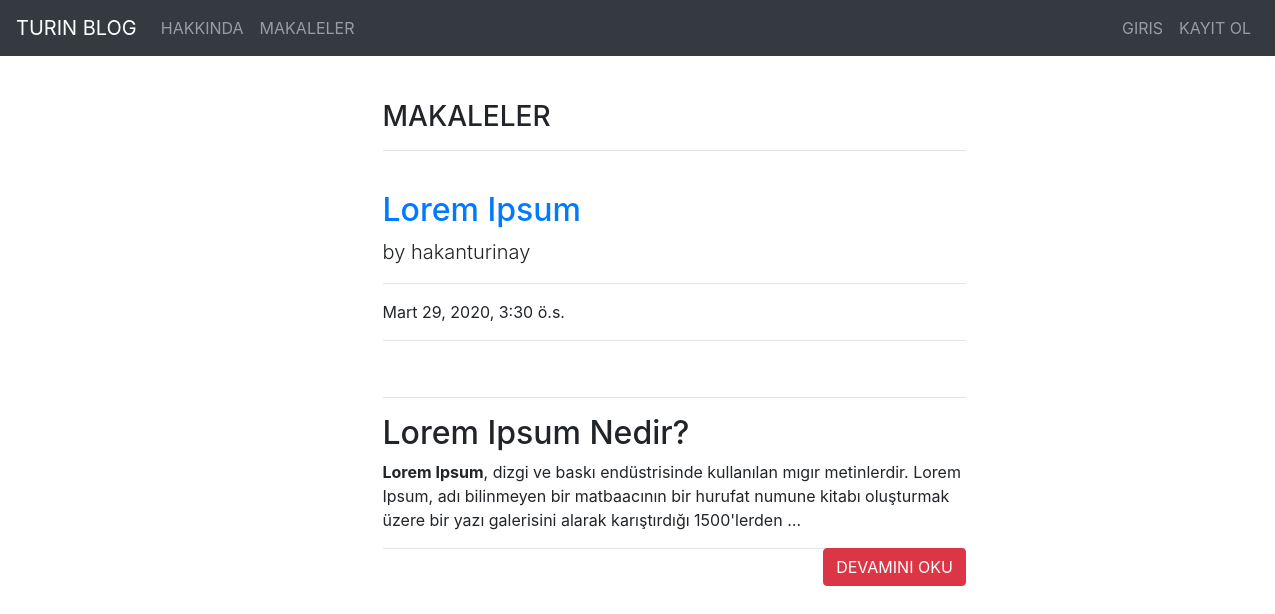
The app's page /articles/ with its own data.
### article/models.py (models this page shows, shortened)
class Article(models.Model):
    author = models.ForeignKey("auth.User",on_delete= models.CASCADE,verbose_name ="YAZAR")#user tablosunu isaret eder user silinirse inputlarida siliniz on deletede
    title = models.CharField(max_length=30, validators=[MinLengthValidator(5)],verbose_name ="BASLIK")
    content = RichTextField()
    created_date = models.DateTimeField(auto_now_add=True,verbose_name ="OLUSTURULMA TARIHI") #O ANKI TARIHI DIREK ATAR
    article_image = models.FileField(blank = True, null = True,verbose_name="MAKALEYE FOTOGRAF YUKLEYIN")
    class Meta:
        ordering = ['-created_date']

### article/views.py (the view)
# urls.py: path('', views.articles,name = "articles"),
def articles(request):
    articles = Article.objects.all()
    return render(request,"articles.html",{"articles":articles})

### templates/articles.html (shortened to what this page needs)
{% extends "layout.html" %}
{% block body %}
  <div class="row">
    <div class="col-md-10  offset-md-3">
        <div class="col-lg-8">
        <h3>MAKALELER</h3>
        <hr>
        </div>
        </div>
  </div>
  {% if articles %}
    {% for article in articles  %}
    <div class="row">
        <div class="col-md-10  offset-md-3">
        <div class="col-lg-8">
         <a href="{% url 'article:detail' article.id %}"><h2 class="mt-4">{{article.title}}</h2> </a>
          <p class="lead">
            by
            {{article.author.username}}
          </p>
          <hr>
          <p>{{article.created_date}}</p>
          <hr>
          <hr>
          <p class="lead">{{article.content|safe|truncatewords:30}}</p>
          <a style ="float : right;" href="article/{{article.id}}" class = "btn btn-danger">DEVAMINI OKU</a>
          <hr>
        </div>
        </div>
    </div>
    {% endfor %}
  {% else %}
    <div class ="alert alert-danger">
        MAKALE BULUNMAMAKTADIR
    </div>
  {% endif %}
{% endblock body %}

### records on screen
Article: title "Lorem Ipsum", author.username "hakanturinay", created_date "Mart 29, 2020, 3:30 ö.s.", content "Lorem Ipsum Nedir? Lorem Ipsum , dizgi ve baskı endüstrisinde kullanılan mıgır metinlerdir. Lorem Ipsum, adı bilinmeyen bir matbaacının bir hurufat numune kitabı oluşturmak üzere bir yazı galerisini alarak karıştırdığı 1500'lerden …"
